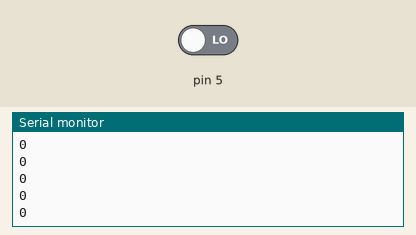
Recording of a sketch running on a simulated Arduino Uno, built with avr-gcc and run on an emulated ATmega328P. Shown: the last lines printed to the serial monitor. Inputs (shaded band) come from the test bench; at power-on: pin 5 LOW.

Above: at 1.2 s.
1.3 s: pin 5 driven HIGH
At 1.9 s:
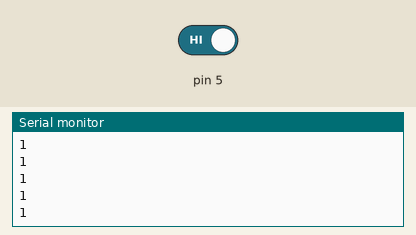
2.8 s: pin 5 driven LOW
At 3.7 s:
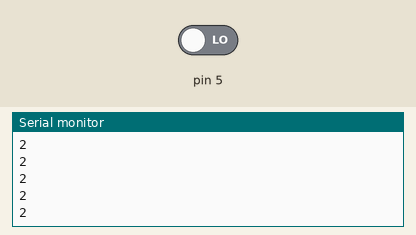
Timing chart, 0 to 5.8 s (numbered marks = the images above; inputs shaded):
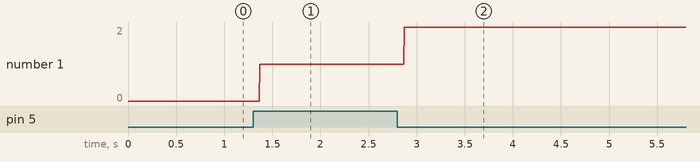

Measured:
- after the input at 1.3 s, the serial monitor: prints a new line after 0.07 s (image 1)
- after the input at 2.8 s, the serial monitor: prints a new line after 0.07 s (image 2)
- plotted number 1: 0 → 1 after the input at 1.3 s, 1 → 2 after the input at 2.8 s

The sketch:

sikirmatik.ino
```cpp
#include "sayac.h"
Sayac sayac(5);
void setup() {
  Serial.begin(9600);
  sayac.setup();
}

void loop() {

  sayac.attach();
}
```

sayac.h
```cpp
class Sayac{
    int butonPin;
    int state=0;
    int lastState=0;
    int sayac=0;
  public:
    Sayac(int bPin){
      butonPin=bPin;
    }
    void setup(){
      pinMode(butonPin,INPUT);
    }
    void attach(){
      state=digitalRead(butonPin);
      if(state!=lastState) sayac++;
      lastState=state;
      Serial.println(sayac);
    }

  private:


};
```
